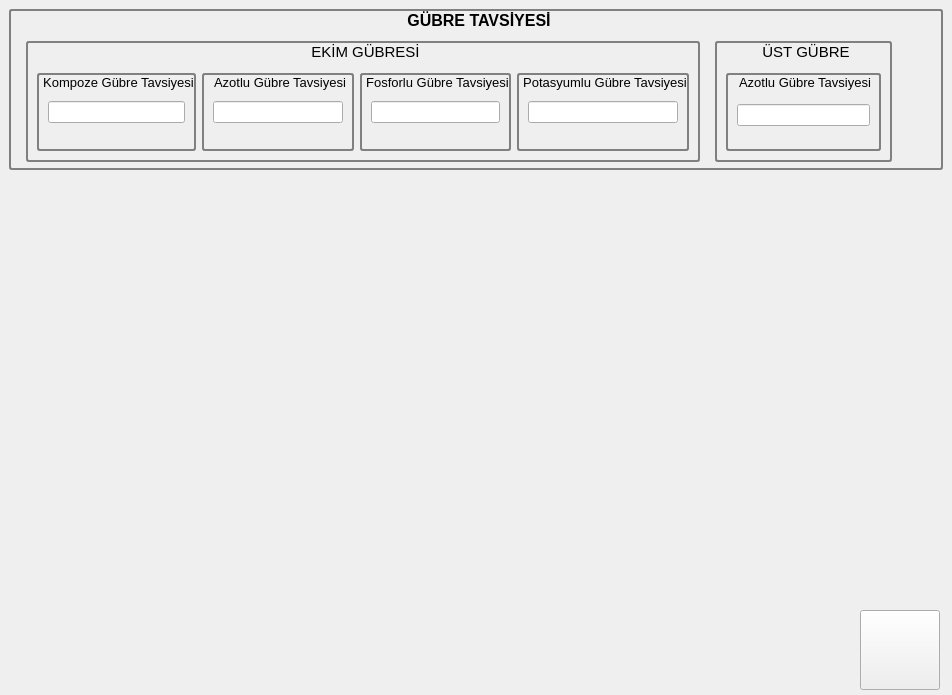
<?xml version="1.0" encoding="UTF-8"?>
<ui version="4.0">
 <class>Form</class>
 <widget class="QWidget" name="Form">
  <property name="geometry">
   <rect>
    <x>0</x>
    <y>0</y>
    <width>952</width>
    <height>695</height>
   </rect>
  </property>
  <property name="sizePolicy">
   <sizepolicy hsizetype="Preferred" vsizetype="Preferred">
    <horstretch>0</horstretch>
    <verstretch>0</verstretch>
   </sizepolicy>
  </property>
  <property name="windowTitle">
   <string>Form</string>
  </property>
  <widget class="QPushButton" name="backtohomeButton">
   <property name="geometry">
    <rect>
     <x>860</x>
     <y>610</y>
     <width>80</width>
     <height>80</height>
    </rect>
   </property>
   <property name="sizePolicy">
    <sizepolicy hsizetype="Preferred" vsizetype="Fixed">
     <horstretch>0</horstretch>
     <verstretch>0</verstretch>
    </sizepolicy>
   </property>
   <property name="minimumSize">
    <size>
     <width>80</width>
     <height>80</height>
    </size>
   </property>
   <property name="text">
    <string/>
   </property>
  </widget>
  <widget class="QGroupBox" name="groupBox_8">
   <property name="geometry">
    <rect>
     <x>9</x>
     <y>9</y>
     <width>934</width>
     <height>161</height>
    </rect>
   </property>
   <property name="sizePolicy">
    <sizepolicy hsizetype="Preferred" vsizetype="Preferred">
     <horstretch>0</horstretch>
     <verstretch>0</verstretch>
    </sizepolicy>
   </property>
   <property name="font">
    <font>
     <pointsize>12</pointsize>
     <weight>75</weight>
     <bold>true</bold>
    </font>
   </property>
   <property name="styleSheet">
    <string notr="true">QGroupBox { 
     border: 2px solid gray; 
     border-radius: 3px; 
 } 
QGroupBox::title { 
    background-color: transparent;
     subcontrol-position: top center; /* position at the top left*/ 
     padding:2 13px;
 } </string>
   </property>
   <property name="title">
    <string>GÜBRE TAVSİYESİ</string>
   </property>
   <property name="alignment">
    <set>Qt::AlignCenter</set>
   </property>
   <widget class="QGroupBox" name="groupBox_5">
    <property name="geometry">
     <rect>
      <x>17</x>
      <y>32</y>
      <width>674</width>
      <height>121</height>
     </rect>
    </property>
    <property name="font">
     <font>
      <pointsize>11</pointsize>
     </font>
    </property>
    <property name="title">
     <string>EKİM GÜBRESİ</string>
    </property>
    <property name="alignment">
     <set>Qt::AlignCenter</set>
    </property>
    <layout class="QVBoxLayout" name="verticalLayout_5">
     <property name="topMargin">
      <number>30</number>
     </property>
     <item>
      <layout class="QHBoxLayout" name="horizontalLayout">
       <item>
        <widget class="QGroupBox" name="groupBox">
         <property name="font">
          <font>
           <pointsize>10</pointsize>
          </font>
         </property>
         <property name="title">
          <string>Kompoze Gübre Tavsiyesi</string>
         </property>
         <property name="flat">
          <bool>false</bool>
         </property>
         <layout class="QVBoxLayout" name="verticalLayout">
          <item>
           <widget class="QLineEdit" name="lineEdit"/>
          </item>
         </layout>
        </widget>
       </item>
       <item>
        <widget class="QGroupBox" name="groupBox_2">
         <property name="font">
          <font>
           <pointsize>10</pointsize>
          </font>
         </property>
         <property name="title">
          <string>Azotlu Gübre Tavsiyesi</string>
         </property>
         <property name="flat">
          <bool>false</bool>
         </property>
         <layout class="QVBoxLayout" name="verticalLayout_2">
          <item>
           <widget class="QLineEdit" name="lineEdit_2"/>
          </item>
         </layout>
        </widget>
       </item>
       <item>
        <widget class="QGroupBox" name="groupBox_3">
         <property name="font">
          <font>
           <pointsize>10</pointsize>
          </font>
         </property>
         <property name="title">
          <string>Fosforlu Gübre Tavsiyesi</string>
         </property>
         <property name="flat">
          <bool>false</bool>
         </property>
         <layout class="QVBoxLayout" name="verticalLayout_3">
          <item>
           <widget class="QLineEdit" name="lineEdit_3"/>
          </item>
         </layout>
        </widget>
       </item>
       <item>
        <widget class="QGroupBox" name="groupBox_4">
         <property name="font">
          <font>
           <pointsize>10</pointsize>
          </font>
         </property>
         <property name="title">
          <string>Potasyumlu Gübre Tavsiyesi</string>
         </property>
         <property name="flat">
          <bool>false</bool>
         </property>
         <layout class="QVBoxLayout" name="verticalLayout_4">
          <item>
           <widget class="QLineEdit" name="lineEdit_4"/>
          </item>
         </layout>
        </widget>
       </item>
      </layout>
     </item>
    </layout>
   </widget>
   <widget class="QGroupBox" name="groupBox_7">
    <property name="geometry">
     <rect>
      <x>706</x>
      <y>32</y>
      <width>177</width>
      <height>121</height>
     </rect>
    </property>
    <property name="font">
     <font>
      <pointsize>11</pointsize>
     </font>
    </property>
    <property name="title">
     <string>ÜST GÜBRE</string>
    </property>
    <property name="alignment">
     <set>Qt::AlignCenter</set>
    </property>
    <layout class="QVBoxLayout" name="verticalLayout_6">
     <property name="topMargin">
      <number>30</number>
     </property>
     <item>
      <widget class="QGroupBox" name="groupBox_6">
       <property name="font">
        <font>
         <pointsize>10</pointsize>
        </font>
       </property>
       <property name="title">
        <string>Azotlu Gübre Tavsiyesi</string>
       </property>
       <layout class="QHBoxLayout" name="horizontalLayout_2">
        <property name="spacing">
         <number>15</number>
        </property>
        <property name="topMargin">
         <number>15</number>
        </property>
        <item>
         <widget class="QLineEdit" name="lineEdit_5"/>
        </item>
       </layout>
      </widget>
     </item>
    </layout>
   </widget>
  </widget>
  <widget class="QWidget" name="webWidget" native="true">
   <property name="geometry">
    <rect>
     <x>9</x>
     <y>175</y>
     <width>801</width>
     <height>511</height>
    </rect>
   </property>
   <property name="sizePolicy">
    <sizepolicy hsizetype="Preferred" vsizetype="Preferred">
     <horstretch>0</horstretch>
     <verstretch>0</verstretch>
    </sizepolicy>
   </property>
  </widget>
 </widget>
 <tabstops>
  <tabstop>lineEdit</tabstop>
  <tabstop>lineEdit_2</tabstop>
  <tabstop>lineEdit_3</tabstop>
  <tabstop>lineEdit_4</tabstop>
  <tabstop>lineEdit_5</tabstop>
  <tabstop>backtohomeButton</tabstop>
 </tabstops>
 <resources/>
 <connections/>
</ui>
